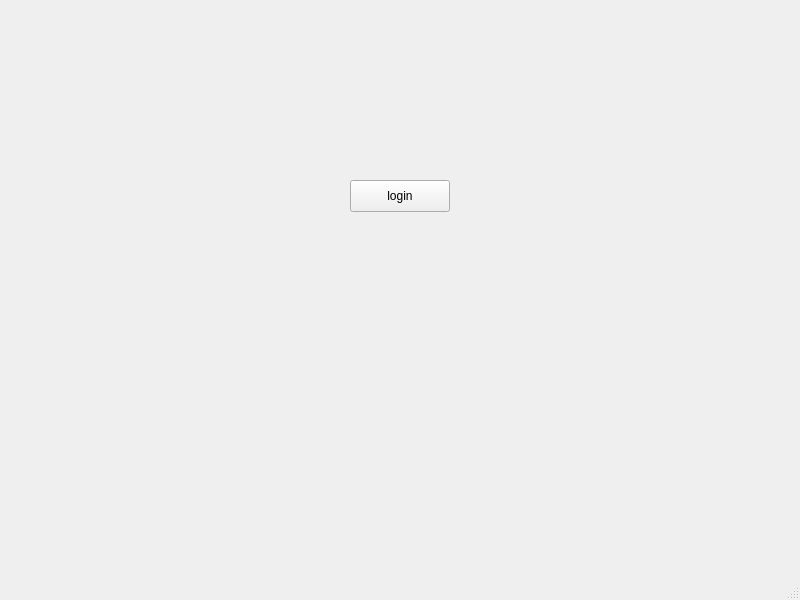
<?xml version="1.0" encoding="UTF-8"?>
<ui version="4.0">
 <class>MainWindow</class>
 <widget class="QMainWindow" name="MainWindow">
  <property name="geometry">
   <rect>
    <x>0</x>
    <y>0</y>
    <width>800</width>
    <height>600</height>
   </rect>
  </property>
  <property name="windowTitle">
   <string>MainWindow</string>
  </property>
  <widget class="QWidget" name="centralwidget">
   <widget class="QPushButton" name="pushButton">
    <property name="geometry">
     <rect>
      <x>350</x>
      <y>180</y>
      <width>100</width>
      <height>32</height>
     </rect>
    </property>
    <property name="text">
     <string>login</string>
    </property>
   </widget>
  </widget>
  <widget class="QMenuBar" name="menubar">
   <property name="geometry">
    <rect>
     <x>0</x>
     <y>0</y>
     <width>800</width>
     <height>24</height>
    </rect>
   </property>
  </widget>
  <widget class="QStatusBar" name="statusbar"/>
 </widget>
 <resources/>
 <connections/>
</ui>
